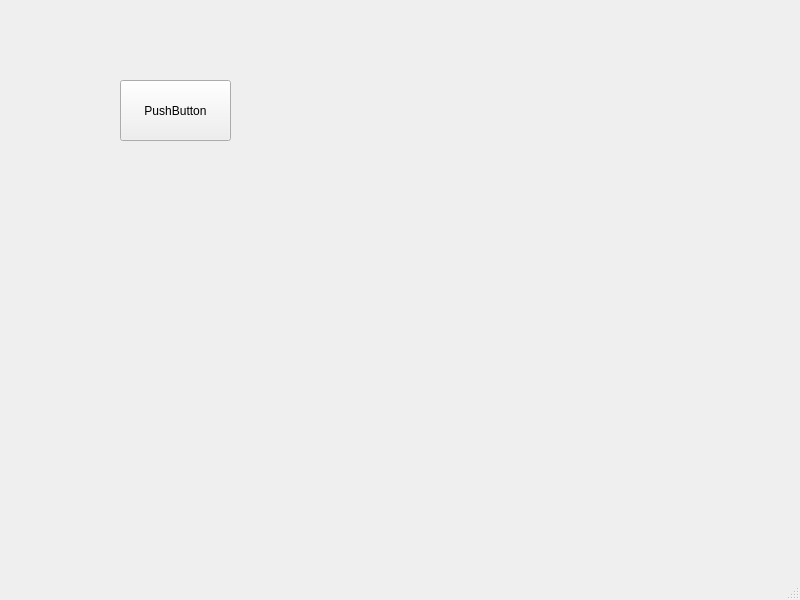
<?xml version="1.0" encoding="UTF-8"?>
<ui version="4.0">
 <class>MainWindow</class>
 <widget class="QMainWindow" name="MainWindow">
  <property name="geometry">
   <rect>
    <x>0</x>
    <y>0</y>
    <width>800</width>
    <height>600</height>
   </rect>
  </property>
  <property name="windowTitle">
   <string>MainWindow</string>
  </property>
  <widget class="QWidget" name="centralwidget">
   <widget class="QPushButton" name="pushButton_sleep">
    <property name="geometry">
     <rect>
      <x>120</x>
      <y>80</y>
      <width>111</width>
      <height>61</height>
     </rect>
    </property>
    <property name="text">
     <string>PushButton</string>
    </property>
   </widget>
  </widget>
  <widget class="QMenuBar" name="menubar">
   <property name="geometry">
    <rect>
     <x>0</x>
     <y>0</y>
     <width>800</width>
     <height>21</height>
    </rect>
   </property>
  </widget>
  <widget class="QStatusBar" name="statusbar"/>
 </widget>
 <resources/>
 <connections/>
</ui>
